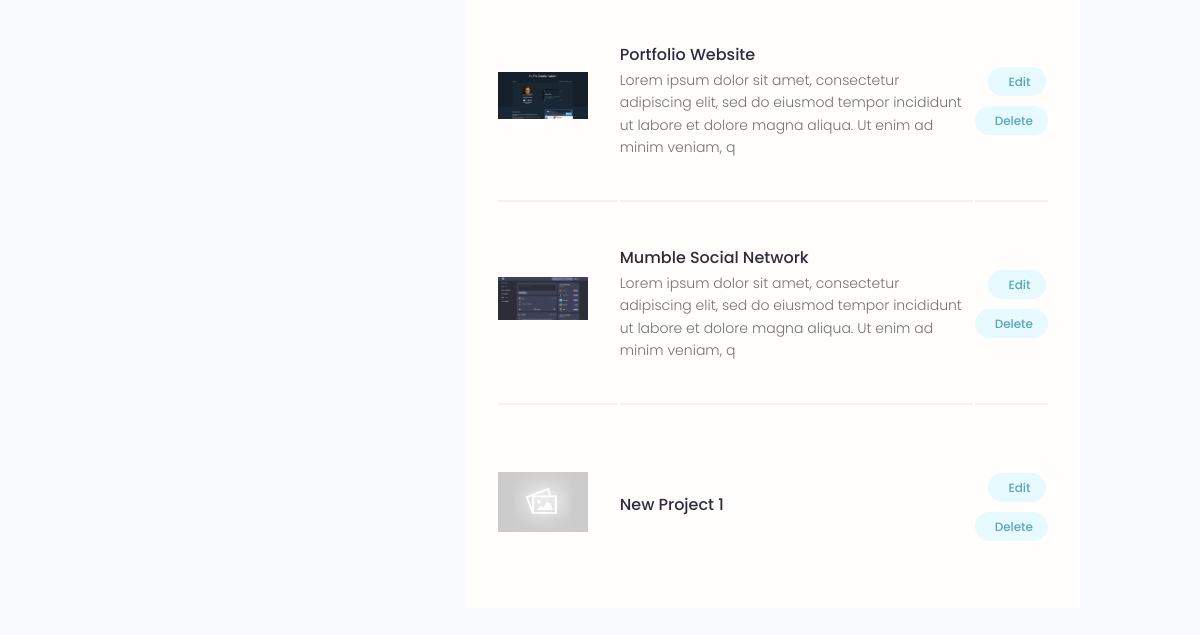
Page /account/ (signed in, lower part) on the earlier database version.
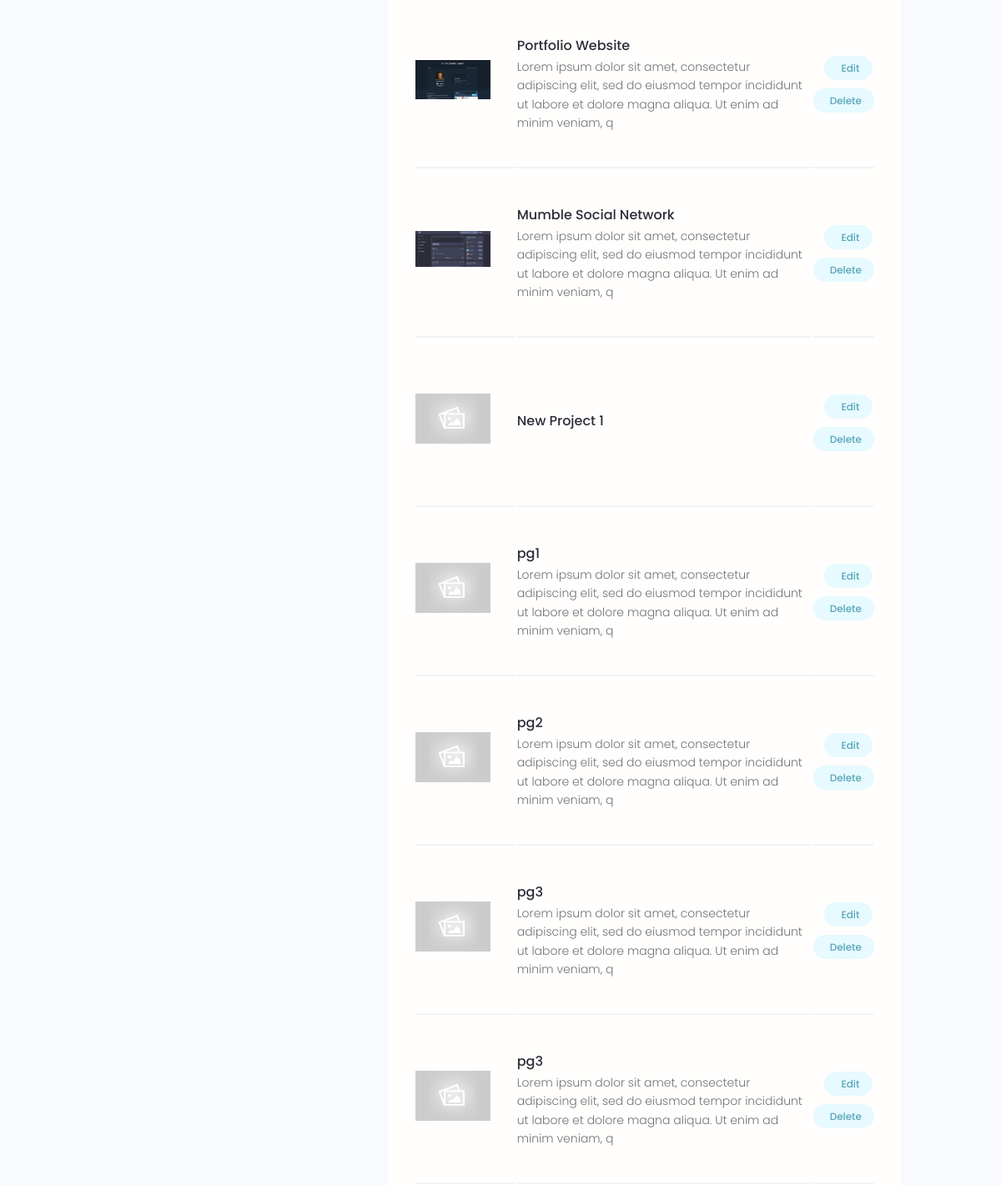
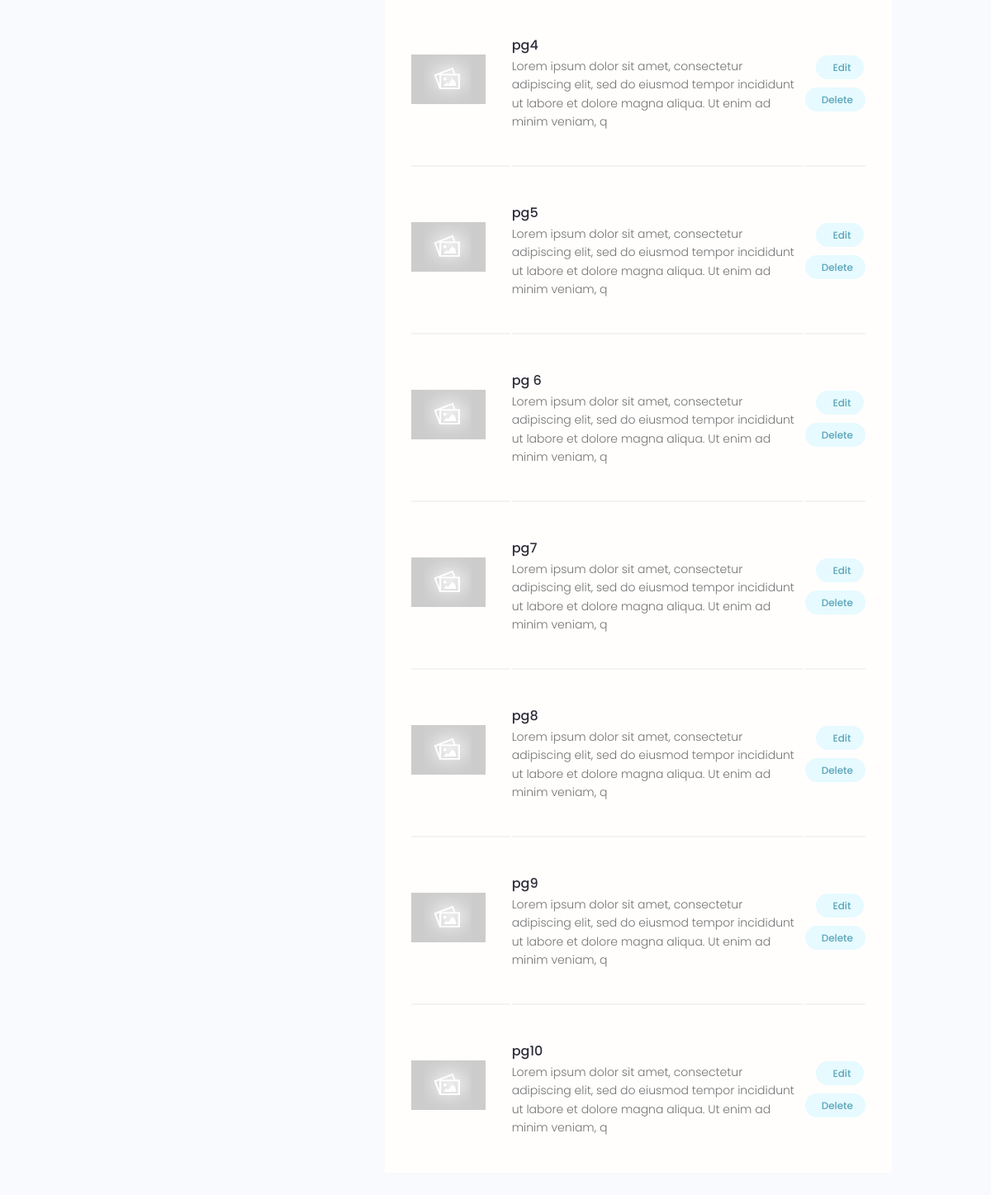
Same page on the later database version (2 pictures, top to bottom).
### projects/models.py (models this page shows, shortened)
class Project(models.Model):
    id = models.UUIDField(default=uuid.uuid4, unique=True, primary_key=True, editable=False)
    owner = models.ForeignKey(Profile, null=True, blank=True, on_delete=models.SET_NULL)
    title = models.CharField(max_length=200)
    description = models.TextField(null=True, blank=True)
    featured_image = models.ImageField(null=True, blank=True, default='default.jpg')
    demo_link = models.CharField(max_length=2000, null=True, blank=True)
    source_link = models.CharField(max_length=2000, null=True, blank=True)
    tags = models.ManyToManyField('Tag', blank=True)
    vote_total = models.IntegerField(default=0, null=True, blank=True)
    vote_ratio = models.IntegerField(default=0, null=True, blank=True)
    created = models.DateTimeField(auto_now_add=True)
    class Meta:
        ordering = ['created']

### users/views.py (the view)
# urls.py: path('account/', views.user_account, name='account'),
@login_required(login_url='login')
def user_account(request):
    profile = request.user.profile
    skills = profile.skill_set.all()
    projects = profile.project_set.all()
    context = {
        'profile': profile,
        'skills': skills,
        'projects': projects
    }
    return render(request, 'users/account.html', context)

### users/templates/users/account.html (shortened to what this page needs)
{% extends 'main.html' %}
{% block content %}
    <div class="container">
      <div class="layout">
        <div class="column column--1of3">
        </div>
        <div class="column column--2of3">
          <table class="settings__table">
              {% for project in projects %}
                <tr>
                  <td class="settings__thumbnail">
                    <a href="{% url 'project' project.id %}"><img src="{{ project.featured_image.url}}" alt="Project Thumbnail" /></a>
                  </td>
                  <td class="settings__tableInfo">
                    <a href="{% url 'project' project.id %}">{{ project.title }}</a>
                    <p>
                        {{ project.description|slice:'150' }}
                    </p>
                  </td>
                  <td class="settings__tableActions">
                    <a class="tag tag--pill tag--main settings__btn" href="{% url 'update-project' project.id %}"> Edit</a>
                    <a class="tag tag--pill tag--main settings__btn" href="{% url 'delete-project' project.id %}?next=/account">
                      Delete</a>
                  </td>
                </tr>
              {% endfor %}
          </table>
        </div>
      </div>
    </div>
{% endblock %}

Differences in the rows shown:
added Project: featured_image (placeholder picture), title "pg1", description "Lorem ipsum dolor sit amet, consectetur adipiscing elit, sed do eiusmod tempor incididunt ut labore et dolore magna aliqua. Ut enim ad minim veniam, q"
added Project: featured_image (placeholder picture), title "pg2", description "Lorem ipsum dolor sit amet, consectetur adipiscing elit, sed do eiusmod tempor incididunt ut labore et dolore magna aliqua. Ut enim ad minim veniam, q"
added Project: featured_image (placeholder picture), title "pg3", description "Lorem ipsum dolor sit amet, consectetur adipiscing elit, sed do eiusmod tempor incididunt ut labore et dolore magna aliqua. Ut enim ad minim veniam, q"
added Project: featured_image (placeholder picture), title "pg3", description "Lorem ipsum dolor sit amet, consectetur adipiscing elit, sed do eiusmod tempor incididunt ut labore et dolore magna aliqua. Ut enim ad minim veniam, q"
added Project: featured_image (placeholder picture), title "pg4", description "Lorem ipsum dolor sit amet, consectetur adipiscing elit, sed do eiusmod tempor incididunt ut labore et dolore magna aliqua. Ut enim ad minim veniam, q"
added Project: featured_image (placeholder picture), title "pg5", description "Lorem ipsum dolor sit amet, consectetur adipiscing elit, sed do eiusmod tempor incididunt ut labore et dolore magna aliqua. Ut enim ad minim veniam, q"
added Project: featured_image (placeholder picture), title "pg 6", description "Lorem ipsum dolor sit amet, consectetur adipiscing elit, sed do eiusmod tempor incididunt ut labore et dolore magna aliqua. Ut enim ad minim veniam, q"
added Project: featured_image (placeholder picture), title "pg7", description "Lorem ipsum dolor sit amet, consectetur adipiscing elit, sed do eiusmod tempor incididunt ut labore et dolore magna aliqua. Ut enim ad minim veniam, q"
added Project: featured_image (placeholder picture), title "pg8", description "Lorem ipsum dolor sit amet, consectetur adipiscing elit, sed do eiusmod tempor incididunt ut labore et dolore magna aliqua. Ut enim ad minim veniam, q"
added Project: featured_image (placeholder picture), title "pg9", description "Lorem ipsum dolor sit amet, consectetur adipiscing elit, sed do eiusmod tempor incididunt ut labore et dolore magna aliqua. Ut enim ad minim veniam, q"
added Project: featured_image (placeholder picture), title "pg10", description "Lorem ipsum dolor sit amet, consectetur adipiscing elit, sed do eiusmod tempor incididunt ut labore et dolore magna aliqua. Ut enim ad minim veniam, q"
